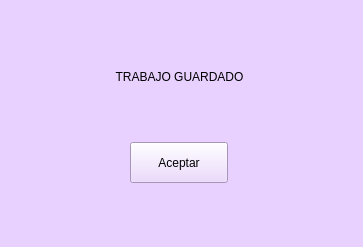
<?xml version="1.0" encoding="UTF-8"?>
<ui version="4.0">
 <class>Form</class>
 <widget class="QWidget" name="Form">
  <property name="geometry">
   <rect>
    <x>0</x>
    <y>0</y>
    <width>363</width>
    <height>247</height>
   </rect>
  </property>
  <property name="minimumSize">
   <size>
    <width>363</width>
    <height>247</height>
   </size>
  </property>
  <property name="maximumSize">
   <size>
    <width>363</width>
    <height>247</height>
   </size>
  </property>
  <property name="windowTitle">
   <string>Form</string>
  </property>
  <property name="styleSheet">
   <string notr="true">background-color: rgb(232, 208, 255);
font: 20pt &quot;Century Gothic&quot;;</string>
  </property>
  <widget class="QLabel" name="label">
   <property name="geometry">
    <rect>
     <x>50</x>
     <y>60</y>
     <width>259</width>
     <height>33</height>
    </rect>
   </property>
   <property name="text">
    <string>TRABAJO GUARDADO</string>
   </property>
   <property name="alignment">
    <set>Qt::AlignCenter</set>
   </property>
  </widget>
  <widget class="QPushButton" name="pushButton">
   <property name="geometry">
    <rect>
     <x>130</x>
     <y>142</y>
     <width>98</width>
     <height>41</height>
    </rect>
   </property>
   <property name="text">
    <string>Aceptar</string>
   </property>
  </widget>
 </widget>
 <resources/>
 <connections>
  <connection>
   <sender>pushButton</sender>
   <signal>clicked()</signal>
   <receiver>Form</receiver>
   <slot>close()</slot>
   <hints>
    <hint type="sourcelabel">
     <x>227</x>
     <y>127</y>
    </hint>
    <hint type="destinationlabel">
     <x>5</x>
     <y>190</y>
    </hint>
   </hints>
  </connection>
 </connections>
</ui>
